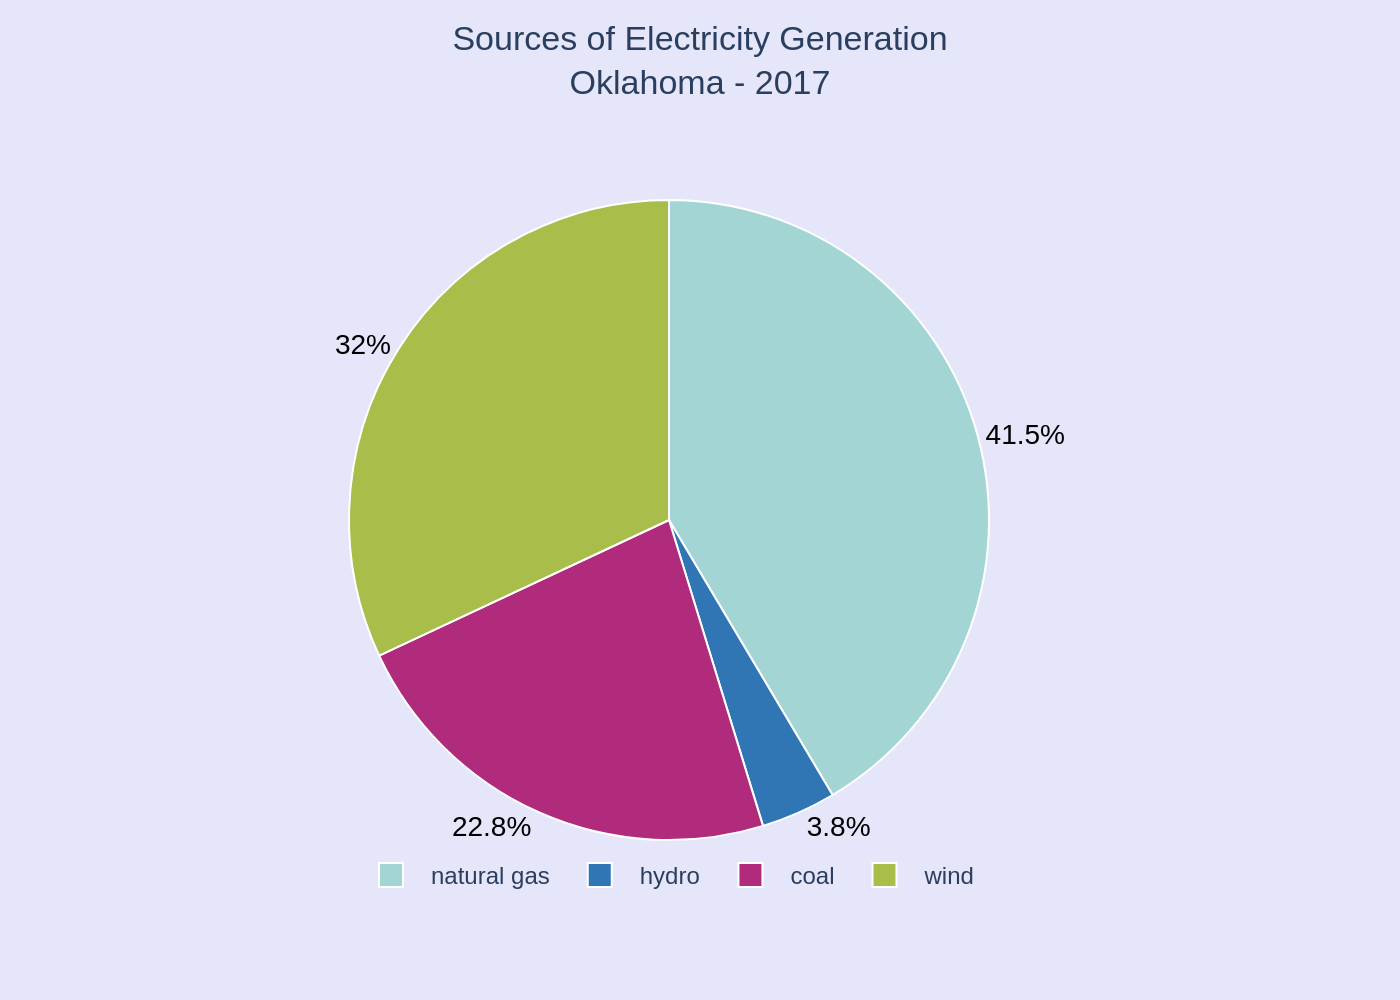

Generate this figure with Python:
import sys
import json
import plotly.graph_objects as go
import os

# Check if the path to the JSON file is provided as a command-line argument
if len(sys.argv) != 2:
    print("Usage: python <script_name>.py <path_to_json_file>")
    sys.exit(1)

json_path = sys.argv[1]

# Ensure the JSON file exists
if not os.path.exists(json_path):
    print(f"Error: JSON file not found at '{json_path}'")
    sys.exit(1)

# Read the chart data from the specified JSON file
with open(json_path, 'r', encoding='utf-8') as f:
    chart_info = json.load(f)

# Extract data for the chart
chart_data = chart_info.get('chart_data', [])
texts = chart_info.get('texts', {})
colors = chart_info.get('colors', [])

# Prepare data for the pie chart trace
labels = [item['label'] for item in chart_data]
values = [item['value'] for item in chart_data]

# Create the pie chart trace
fig = go.Figure(data=[go.Pie(
    labels=labels,
    values=values,
    marker=dict(colors=colors, line=dict(color='#FFFFFF', width=1)),
    textinfo='percent',
    textposition='outside',
    hoverinfo='label+percent',
    sort=False,
    direction='clockwise',
    textfont=dict(family="Arial", size=14, color='black')
)])

# Combine title and subtitle
title_text = texts.get('title', '')
if texts.get('subtitle'):
    title_text += f"<br><sub>{texts['subtitle']}</sub>"

# Update layout
fig.update_layout(
    title=dict(
        text=title_text,
        y=0.95,
        x=0.5,
        xanchor='center',
        yanchor='top'
    ),
    font=dict(
        family="Arial",
        size=12
    ),
    legend=dict(
        orientation="h",
        yanchor="bottom",
        y=-0.1,
        xanchor="center",
        x=0.5
    ),
    margin=dict(l=40, r=40, t=100, b=80),
    paper_bgcolor='#E6E6FA',
    showlegend=True
)

# Determine the output filename from the input JSON path
base_filename = os.path.splitext(os.path.basename(json_path))[0]
output_filename = f"{base_filename}.png"

# Save the figure as a PNG image
fig.write_image(output_filename, scale=2)

print(f"Chart saved as {output_filename}")
